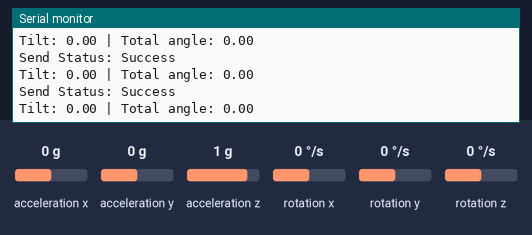
A sketch run on a simulated ESP32. Shown: the last lines printed to the serial monitor. Inputs (shaded band) come from the test bench; at power-on: acceleration x 0 g, acceleration z 1 g, acceleration y 0 g, rotation x 0 °/s, rotation y 0 °/s, rotation z 0 °/s.

Above: at 1.2 s.
1.3 s: acceleration x set to -1.4 g
At 2.4 s:
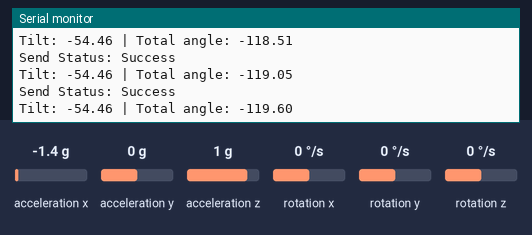
2.8 s: acceleration z set to -1.4 g
At 3.7 s:
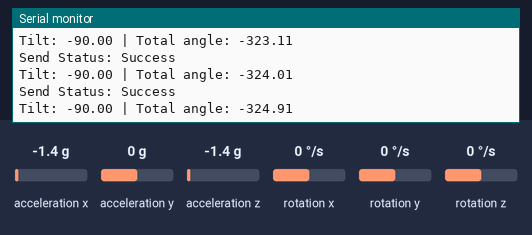
4.3 s: acceleration x set to 0 g
At 5.3 s:
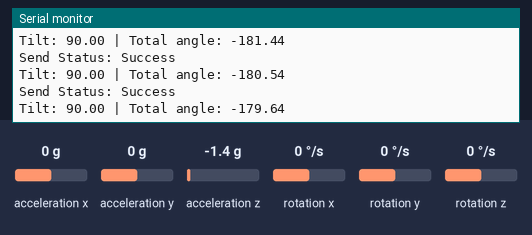
Timing chart, 0 to 6.2 s (numbered marks = the images above; inputs shaded):
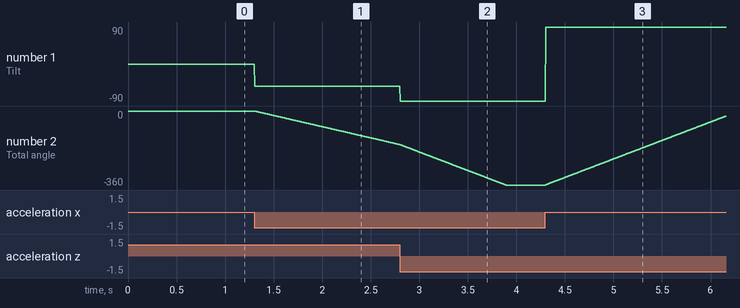

The sketch:

Sender.ino
```cpp
#include <Wire.h>
#include <MPU6050.h>
#include <WiFi.h>
#include <esp_now.h>

MPU6050 mpu;

// Slave MAC Address (your other ESP32)
uint8_t slaveAddress[] = { 0xF4, 0x65, 0x0B, 0x49, 0x8E, 0x64 };

// Data structure to send
typedef struct struct_message {
  float angle;
} struct_message;

struct_message dataToSend;

float totalAngle = 0;
const float maxAngle = 360;
float offsetAngle = 0;

unsigned long lastTime = 0;

const int stepsPerRevolution = 200;
const float degreeToStep = stepsPerRevolution / 360.0;

void setup() {
  Serial.begin(115200);
  Wire.begin();
  mpu.initialize();

  if (!mpu.testConnection()) {
    Serial.println("MPU6050 connection failed!");
    while (1);
  }

  // Initial calibration for "flat = 0°"
  int16_t ax, ay, az;
  mpu.getAcceleration(&ax, &ay, &az);
  offsetAngle = atan2(ax, az) * (180.0 / PI);

  lastTime = millis();

  // Init WiFi & ESP-NOW
  WiFi.mode(WIFI_STA);
  if (esp_now_init() != ESP_OK) {
    Serial.println("Error initializing ESP-NOW");
    return;
  }

  // Register peer
  esp_now_peer_info_t peerInfo = {};
  memcpy(peerInfo.peer_addr, slaveAddress, 6);
  peerInfo.channel = 0;
  peerInfo.encrypt = false;

  if (!esp_now_add_peer(&peerInfo)) {
    Serial.println("Peer added.");
  }

  esp_now_register_send_cb([](const uint8_t *mac_addr, esp_now_send_status_t status) {
    Serial.print("Send Status: ");
    Serial.println(status == ESP_NOW_SEND_SUCCESS ? "Success" : "Fail");
  });
}

void loop() {
  unsigned long now = millis();
  float dt = (now - lastTime) / 1000.0;
  lastTime = now;

  int16_t ax, ay, az;
  mpu.getAcceleration(&ax, &ay, &az);

  // Tilt angle from accelerometer
  float tiltAngle = atan2(ax, az) * (180.0 / PI) - offsetAngle;

  // Clamp for stability
  if (tiltAngle > 90) tiltAngle = 90;
  if (tiltAngle < -90) tiltAngle = -90;

  // Convert tilt to speed
  float speed = tiltAngle * 2.0;

  // Integrate to get total angle
  totalAngle += speed * dt;

  if (totalAngle > maxAngle) totalAngle = maxAngle;
  if (totalAngle < -maxAngle) totalAngle = -maxAngle;
  long targetSteps = totalAngle * degreeToStep;

  // Prepare data and send
  dataToSend.angle = targetSteps;
  esp_now_send(slaveAddress, (uint8_t*)&dataToSend, sizeof(dataToSend));

  // Debug
  Serial.print("Tilt: "); Serial.print(tiltAngle);
  Serial.print(" | Total angle: "); Serial.println(totalAngle);

}
```

Measured:
- after the input at 1.3 s, the serial monitor: prints a new line at once (image 1)
- plotted number 1: 0 → -54.46 after the input at 1.3 s
- plotted number 2: 0 → -163.28 after the input at 1.3 s
